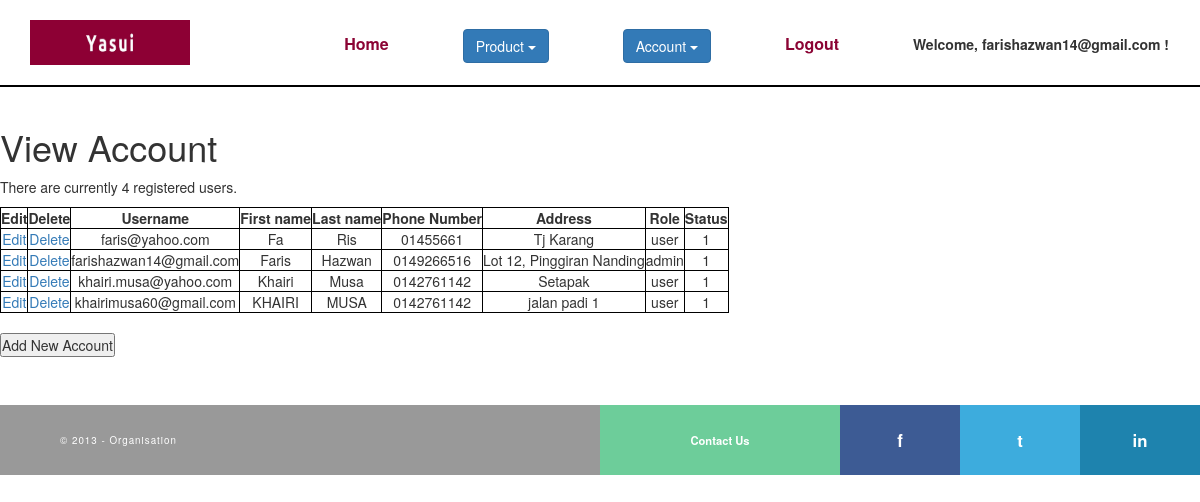
The page /AdminAccount.php (signed in) on the database its author committed.
### tables this page shows
CREATE TABLE `tbluser_account` (
  `id` int(11) NOT NULL,
  `username` varchar(50) NOT NULL,
  `firstName` varchar(50) NOT NULL,
  `lastName` varchar(50) NOT NULL,
  `address` varchar(100) NOT NULL,
  `phoneNume` varchar(50) NOT NULL,
  `passwordhash` varchar(100) DEFAULT NULL,
  `role` varchar(10) DEFAULT NULL,
  `enabled` bit(1) DEFAULT NULL
);

### AdminAccount.php (the view, shortened to what this page needs)
<?php
require_once 'mysql_connection.php';
include './includes/adminheader.php';
?>
<?php
echo '<h1 id="mainhead">View Account</h1>';
$query = "SELECT * FROM tbluser_account ORDER BY username ASC";
$result = mysqli_query($dbc, $query);
$num = mysqli_num_rows($result);
if ($num > 0) {
    echo"<p>There are currently $num registered users.</p>\n";
    echo'<table align="center" cellspacing="0" cellpadding="5"> <tr><td align="left"><b>Edit</b></td><td align="left"><b>Delete</b></td><td align="left"><b>Username</b></td><td align="left"><b>First name</b></td><td align="left"><b>Last name</b></td><td align="left"><b>Phone Number</b></td><td align="left"><b>Address</b></td><td align="left"><b>Role</b></td><td align="left"><b>Status</b></td></tr>';
    while ($row = mysqli_fetch_assoc($result)) {
        echo '<tr><td align="left"><a href="editAccount.php?id=' . $row['username'] . '">Edit</a></td><td align="left"><a href="deleteAccount.php?id=' . $row['username'] . '">Delete</a></td><td align="left">' . $row['username'] . '</td><td align="left">' . $row['firstName'] . '</td><td align="left">' . $row['lastName'] . '</td><td align="left">' . $row['phoneNume'] . '</td><td align="left">' . $row['address'] . '</td><td align="left">' . $row['role'] . '</td><td align="left">' . $row['enabled'] . '</td></tr>';
    }
    echo '</table>';
} else {
    echo '<p class="error">There are currently no registered product.</p>';
}
?>
<form action="addAccount.php">
   <br/><input type="submit" value="Add New Account" name="addNewAccount" />
</form>
<?php
include './includes/footer.php';
?>

### css/style.css (style rules this page uses)
* { margin: 0; padding: 0; -moz-box-sizing: border-box; -webkit-box-sizing: border-box; box-sizing: border-box; }
html, body { font-family: Raleway, sans-serif; background-color: #fff; }
table, th, td { border: 1px solid black; text-align: center; }
* { box-sizing: border-box; }
a { color: #2196F3; }

### rows shown on the page
tbluser_account: username "faris@yahoo.com", firstName "Fa", lastName "Ris", phoneNume "01455661", address "Tj Karang", role "user", enabled "1"
tbluser_account: username "farishazwan14@gmail.com", firstName "Faris", lastName "Hazwan", phoneNume "0149266516", address "Lot 12, Pinggiran Nanding", role "admin", enabled "1"
tbluser_account: username "khairi.musa@yahoo.com", firstName "Khairi", lastName "Musa", phoneNume "0142761142", address "Setapak", role "user", enabled "1"
tbluser_account: username "khairimusa60@gmail.com", firstName "KHAIRI", lastName "MUSA", phoneNume "0142761142", address "jalan padi 1", role "user", enabled "1"

### other values the page prints
$_SESSION["username"] "farishazwan14@gmail.com"
$num "4"
